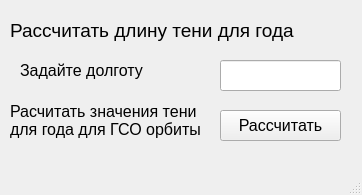
<?xml version="1.0" encoding="UTF-8"?>
<ui version="4.0">
 <class>ShadowDurationYear</class>
 <widget class="QMainWindow" name="ShadowDurationYear">
  <property name="geometry">
   <rect>
    <x>0</x>
    <y>0</y>
    <width>362</width>
    <height>195</height>
   </rect>
  </property>
  <property name="windowTitle">
   <string>MainWindow</string>
  </property>
  <widget class="QWidget" name="centralwidget">
   <widget class="QLineEdit" name="lineEdit">
    <property name="geometry">
     <rect>
      <x>220</x>
      <y>60</y>
      <width>121</width>
      <height>31</height>
     </rect>
    </property>
    <property name="font">
     <font>
      <pointsize>12</pointsize>
     </font>
    </property>
   </widget>
   <widget class="QPushButton" name="pushButton_2">
    <property name="geometry">
     <rect>
      <x>220</x>
      <y>190</y>
      <width>121</width>
      <height>31</height>
     </rect>
    </property>
    <property name="font">
     <font>
      <pointsize>12</pointsize>
     </font>
    </property>
    <property name="text">
     <string>Задать</string>
    </property>
   </widget>
   <widget class="QPushButton" name="pushButton">
    <property name="geometry">
     <rect>
      <x>220</x>
      <y>110</y>
      <width>121</width>
      <height>31</height>
     </rect>
    </property>
    <property name="font">
     <font>
      <pointsize>12</pointsize>
     </font>
    </property>
    <property name="text">
     <string>Рассчитать</string>
    </property>
   </widget>
   <widget class="QLabel" name="label_4">
    <property name="geometry">
     <rect>
      <x>10</x>
      <y>190</y>
      <width>191</width>
      <height>41</height>
     </rect>
    </property>
    <property name="font">
     <font>
      <pointsize>12</pointsize>
     </font>
    </property>
    <property name="text">
     <string>Задать значения орбит(nw)</string>
    </property>
   </widget>
   <widget class="QLabel" name="label_2">
    <property name="geometry">
     <rect>
      <x>10</x>
      <y>10</y>
      <width>291</width>
      <height>41</height>
     </rect>
    </property>
    <property name="font">
     <font>
      <pointsize>14</pointsize>
     </font>
    </property>
    <property name="text">
     <string>Рассчитать длину тени для года</string>
    </property>
   </widget>
   <widget class="QLabel" name="label_3">
    <property name="geometry">
     <rect>
      <x>20</x>
      <y>60</y>
      <width>181</width>
      <height>21</height>
     </rect>
    </property>
    <property name="font">
     <font>
      <pointsize>12</pointsize>
     </font>
    </property>
    <property name="text">
     <string>Задайте долготу</string>
    </property>
   </widget>
   <widget class="QLabel" name="label">
    <property name="geometry">
     <rect>
      <x>10</x>
      <y>100</y>
      <width>191</width>
      <height>41</height>
     </rect>
    </property>
    <property name="font">
     <font>
      <pointsize>12</pointsize>
     </font>
    </property>
    <property name="text">
     <string>Расчитать значения тени
для года для ГСО орбиты</string>
    </property>
   </widget>
  </widget>
  <widget class="QMenuBar" name="menubar">
   <property name="geometry">
    <rect>
     <x>0</x>
     <y>0</y>
     <width>362</width>
     <height>21</height>
    </rect>
   </property>
  </widget>
  <widget class="QStatusBar" name="statusbar"/>
 </widget>
 <resources/>
 <connections/>
</ui>
